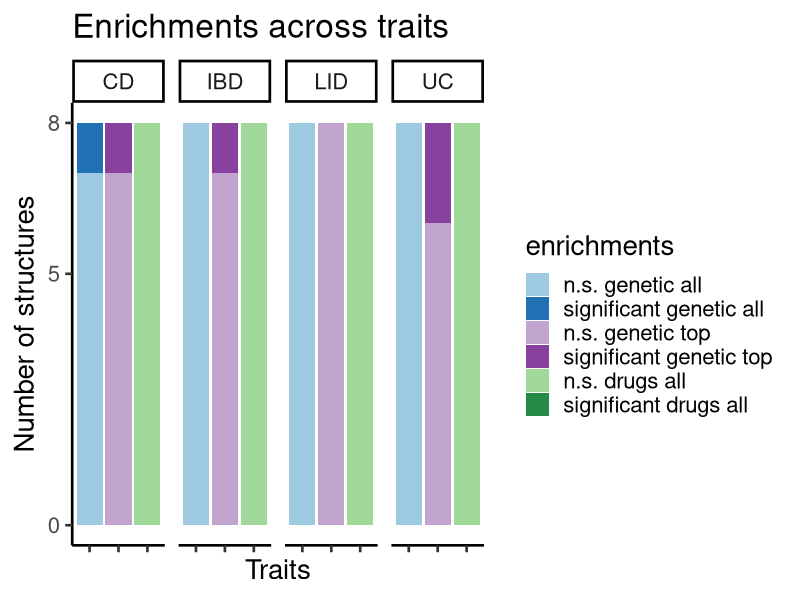

Here is the R script that generated this plot:
## ---- chunk 1
library(ggplot2)
## ---- chunk 2
mydata <- read.csv("Enrichments_barplot_adult_RRST_349_B1.csv", sep = ";")
## ---- chunk 3
enrichments <- mydata$Enrichment
trait <- mydata$Trait
number_of_structures <- as.numeric(mydata$Structures)
geneset <- mydata$Gene.set
factor_lvl <- 1:length(mydata[,1])
## ---- chunk 4
enrichments <- factor(enrichments, levels = rev(unique(enrichments)))
geneset <- factor(geneset, levels = unique(geneset))
trait <- factor(trait, levels = unique(trait))

## ---- chunk 5
# creating data frame 
enriched_proportions <- data.frame(number_of_structures,trait,enrichments,geneset,factor_lvl)

## ---- chunk 6
p1 <-   ggplot(enriched_proportions, aes(x=geneset, y=number_of_structures, fill = enrichments)) +
    geom_bar(stat="identity", position = "stack") +
    scale_y_continuous(breaks = c(0,5,8)) + #,limits = c(0,20)) +
    #geom_text(size = 6, position = position_stack(vjust = 0.75),aes(label = number_of_structures)) +
    facet_wrap(~ trait, ncol = 12) +
    labs(title="Enrichments across traits") +
    xlab("Traits") +
    ylab("Number of structures") +
    theme_classic(base_size = 20) +
    theme(axis.text.x=element_blank()) +
    scale_fill_manual(values=c("#238B45", "#A1D99B","#88419D","#C2A5CF","#2171B5","#9ECAE1")) +
    #coord_flip() +
    guides(fill = guide_legend(reverse = T))

p1
## ---- chunk 7
sessionInfo()
